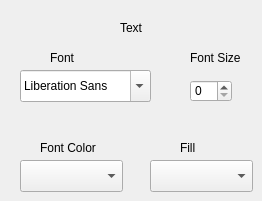
   <widget class="QWidget" name="stackedWidgetPage6">
    <widget class="QLabel" name="label_25">
     <property name="geometry">
      <rect>
       <x>120</x>
       <y>20</y>
       <width>58</width>
       <height>16</height>
      </rect>
     </property>
     <property name="text">
      <string>Text</string>
     </property>
    </widget>
    <widget class="QLabel" name="label_26">
     <property name="geometry">
      <rect>
       <x>50</x>
       <y>50</y>
       <width>58</width>
       <height>16</height>
      </rect>
     </property>
     <property name="text">
      <string>Font</string>
     </property>
    </widget>
    <widget class="QLabel" name="label_27">
     <property name="geometry">
      <rect>
       <x>190</x>
       <y>50</y>
       <width>58</width>
       <height>16</height>
      </rect>
     </property>
     <property name="text">
      <string>Font Size</string>
     </property>
    </widget>
    <widget class="QFontComboBox" name="fontComboBox">
     <property name="geometry">
      <rect>
       <x>20</x>
       <y>70</y>
       <width>131</width>
       <height>32</height>
      </rect>
     </property>
    </widget>
    <widget class="QLabel" name="label_28">
     <property name="geometry">
      <rect>
       <x>40</x>
       <y>140</y>
       <width>71</width>
       <height>16</height>
      </rect>
     </property>
     <property name="text">
      <string>Font Color</string>
     </property>
    </widget>
    <widget class="QLabel" name="label_29">
     <property name="geometry">
      <rect>
       <x>180</x>
       <y>140</y>
       <width>58</width>
       <height>16</height>
      </rect>
     </property>
     <property name="text">
      <string>Fill</string>
     </property>
    </widget>
    <widget class="QComboBox" name="comboBox">
     <property name="geometry">
      <rect>
       <x>20</x>
       <y>160</y>
       <width>103</width>
       <height>32</height>
      </rect>
     </property>
    </widget>
    <widget class="QComboBox" name="comboBox_2">
     <property name="geometry">
      <rect>
       <x>150</x>
       <y>160</y>
       <width>103</width>
       <height>32</height>
      </rect>
     </property>
    </widget>
    <widget class="QSpinBox" name="spinBox">
     <property name="geometry">
      <rect>
       <x>190</x>
       <y>80</y>
       <width>42</width>
       <height>22</height>
      </rect>
     </property>
    </widget>
   </widget>
